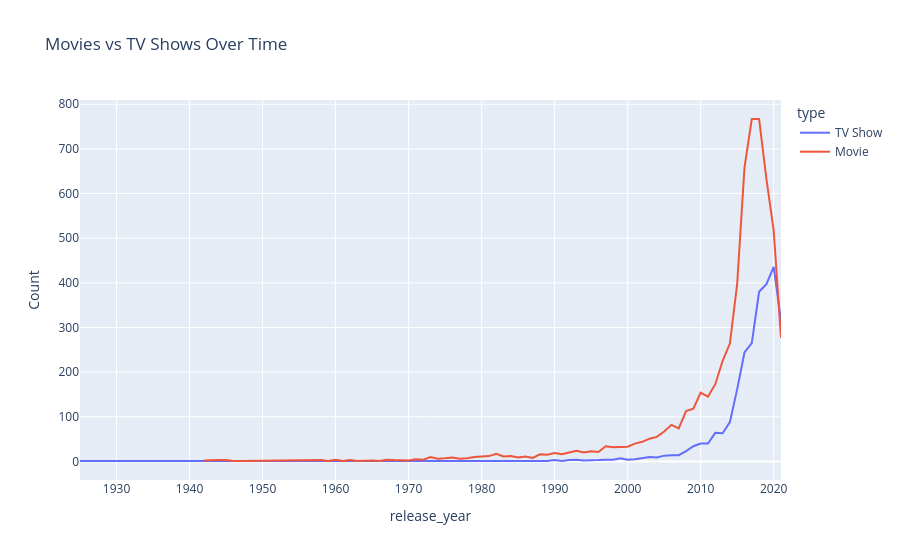

Notebook cell for this chart:
### Markdown cell above
### Insight:

Movies have a wider variety of rating categories.
TV Shows are mostly concentrated in TV-MA and TV-14 ratings,
indicating strong focus on mature and teen audiences.

### Code cell
type_year = df.groupby(["release_year", "type"]).size().reset_index(name="Count")

fig = px.line(
    type_year,
    x="release_year",
    y="Count",
    color="type",
    title="Movies vs TV Shows Over Time"
)

fig.show()

### Figure 1 — Plotly figure (JSON) as saved in the notebook; plotly's stock layout.template omitted (floating-point values rounded to 4 significant figures)
{"data": [{"hovertemplate": "type=TV Show<br>release_year=%{x}<br>Count=%{y}<extra></extra>", "legendgroup": "TV Show", "line": {"color": "#636efa", "dash": "solid"}, "marker": {"symbol": "circle"}, "mode": "lines", "name": "TV Show", "orientation": "v", "showlegend": true, "type": "scatter", "x": [1925, 1945, 1946, 1963, 1967, 1972, 1974, 1977, 1979, 1981, 1985, 1986, 1988, 1989, 1990, 1991, 1992, 1993, 1994, 1995, 1996, 1997, 1998, 1999, 2000, 2001, 2002, 2003, 2004, 2005, 2006, 2007, 2008, 2009, 2010, 2011, 2012, 2013, 2014, 2015, 2016, 2017, 2018, 2019, 2020, 2021], "xaxis": "x", "y": [1, 1, 1, 1, 1, 1, 1, 1, 1, 1, 1, 2, 2, 1, 3, 1, 3, 4, 2, 2, 3, 4, 4, 7, 4, 5, 7, 10, 9, 13, 14, 14, 23, 34, 40, 40, 64, 63, 88, 162, 244, 265, 380, 397, 436, 315], "yaxis": "y"}, {"hovertemplate": "type=Movie<br>release_year=%{x}<br>Count=%{y}<extra></extra>", "legendgroup": "Movie", "line": {"color": "#EF553B", "dash": "solid"}, "marker": {"symbol": "circle"}, "mode": "lines", "name": "Movie", "orientation": "v", "showlegend": true, "type": "scatter", "x": [1942, 1943, 1944, 1945, 1946, 1947, 1954, 1955, 1956, 1958, 1959, 1960, 1961, 1962, 1963, 1964, 1965, 1966, 1967, 1968, 1969, 1970, 1971, 1972, 1973, 1974, 1975, 1976, 1977, 1978, 1979, 1980, 1981, 1982, 1983, 1984, 1985, 1986, 1987, 1988, 1989, 1990, 1991, 1992, 1993, 1994, 1995, 1996, 1997, 1998, 1999, 2000, 2001, 2002, 2003, 2004, 2005, 2006, 2007, 2008, 2009, 2010, 2011, 2012, 2013, 2014, 2015, 2016, 2017, 2018, 2019, 2020, 2021], "xaxis": "x", "y": [2, 3, 3, 3, 1, 1, 2, 3, 2, 3, 1, 4, 1, 3, 1, 2, 2, 1, 4, 3, 2, 2, 5, 4, 10, 6, 7, 9, 6, 7, 10, 11, 12, 17, 11, 12, 9, 11, 8, 16, 15, 19, 16, 20, 24, 20, 23, 21, 34, 32, 32, 33, 40, 44, 51, 55, 67, 82, 74, 113, 118, 154, 145, 173, 225, 264, 398, 658, 767, 767, 633, 517, 277], "yaxis": "y"}], "layout": {"legend": {"title": {"text": "type"}, "tracegroupgap": 0}, "title": {"text": "Movies vs TV Shows Over Time"}, "xaxis": {"anchor": "y", "domain": [0, 1], "title": {"text": "release_year"}}, "yaxis": {"anchor": "x", "domain": [0, 1], "title": {"text": "Count"}}}}
